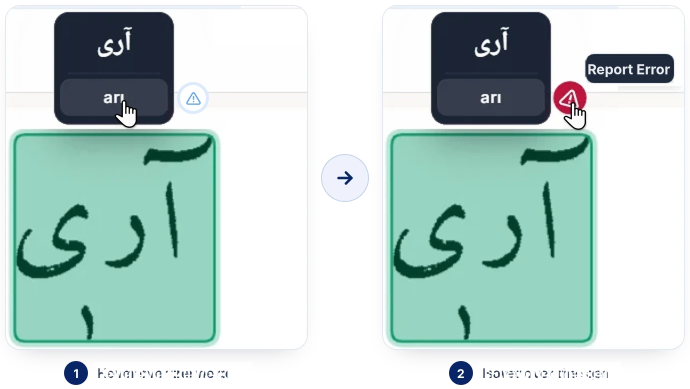
#> input picture assets/kilavuz-en/c5-adimlar.webp, 1380 x 778 px, found by its file name (shown at 1/2 size)
$ python s_c5adimlar.py
#> lines starting #> are read from the running program, lines starting #| are printed output that depends on the picture
### tools/guide-images/tool.py
"""Ekran görüntülerindeki Türkçe arayüz metinlerini İngilizceleriyle değiştirir.

Akış (her metin için):
 1) Türkçe metin, verilen biçim adaylarıyla Chromium'da basılır (saydam zemin).
 2) Basılan desenin alfa maskesi görselde aranır (FFT ile normalize çapraz korelasyon).
    En yüksek skoru veren biçim = görselin gerçek biçimi. Skor, ölçümün doğruluğunu
    kendiliğinden bildirir; göz kararı yok.
 3) Eşleşen kutu, çevresinden örneklenen zemin rengiyle silinir.
 4) İngilizce metin aynı biçimle basılıp aynı hizada (sol/orta/sağ) yerleştirilir.
"""
import json, os, subprocess, itertools, hashlib
import numpy as np
from PIL import Image
import ncc

SC = os.path.dirname(os.path.abspath(__file__))
CACHE = os.path.join(SC, 'rcache')
os.makedirs(CACHE, exist_ok=True)

def _key(j):
    return hashlib.md5(json.dumps(j, sort_keys=True, ensure_ascii=False).encode()).hexdigest()[:16]

def render_many(specs):
    """specs: [{text,family,weight,size,color,ls,style,transform,dsf}] -> [png path]"""
    jobs=[]; paths=[]
    for s in specs:
        s = dict(s); s.setdefault('color','#000000'); s.setdefault('ls',0)
        s.setdefault('weight','400'); s.setdefault('family','Inter'); s.setdefault('dsf',1)
        s.setdefault('style','normal'); s.setdefault('transform','none'); s.setdefault('lh',1.2)
        s.setdefault('html','')
        p = os.path.join(CACHE, _key(s)+'.png'); paths.append(p)
        if not os.path.exists(p):
            j = dict(s); j['out']=p; jobs.append(j)
    if jobs:
        f=os.path.join(SC,'_jobs_%d.json'%os.getpid()); json.dump(jobs, open(f,'w'), ensure_ascii=False)
        r=subprocess.run(['node', os.path.join(SC,'render.js'), f], capture_output=True, text=True, cwd=SC)
        if r.returncode: raise RuntimeError(r.stderr[-2000:])
    return paths

def alpha(p):
    im = Image.open(p).convert('RGBA')
    return np.asarray(im, dtype=np.float32)[:,:,3]/255.0

class Shot:
    def __init__(self, path):
        self.path = path
        self.im = Image.open(path)
#> self.im is the input picture: PIL image 1380x778 RGBA; mean R, G, B, A 143.2, 165.2, 161.7, 202.4
        self.mode = self.im.mode
#> self.mode = 'RGBA'
        if self.mode=='RGBA':
            self.a = self.im.split()[3]
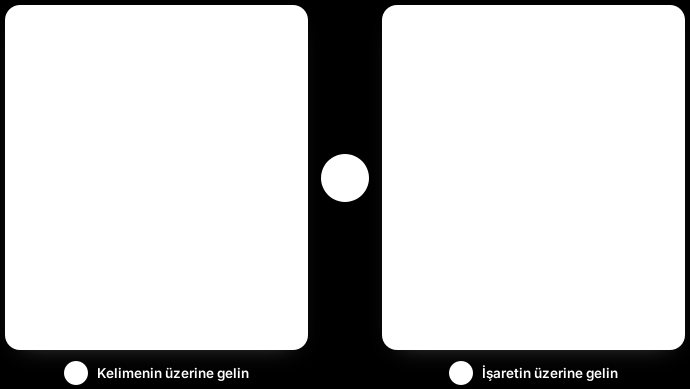
#> self.a: PIL image 1380x778 L (shown at 1/2 size); min 0, max 255, mean 202.4
            flat = Image.new('RGB', self.im.size, (255,255,255)); flat.paste(self.im, (0,0), self.im)
#> after `flat = Image.new('RGB', self.im.size, (255, 255, 255))`: flat: PIL image 1380x778 RGB; every value is 255
            self.orig = self.im.convert('RGB')     # dokunulmayan pikseller için
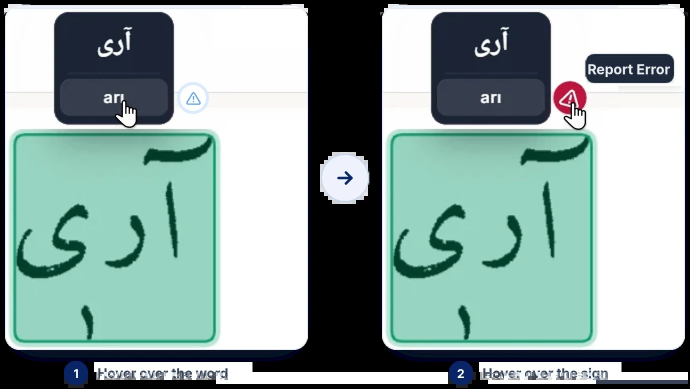
#> self.orig: PIL image 1380x778 RGB (shown at 1/2 size); mean R, G, B 143.2, 165.2, 161.7
            self.rgb = flat                        # eşleştirme ve düzenleme için
        else:
            self.rgb = self.im.convert('RGB'); self.a = None; self.orig = None
        self.arr = np.asarray(self.rgb, dtype=np.float32)
        self.log=[]

    def ink(self, bg):
        return np.abs(self.arr - np.array(bg,dtype=np.float32)).max(axis=2)/255.0

    def _scene(self, region, bg):
        d = self.ink(bg)
        return d

    # [60 lines left out: functions fit, sample_colors, replace, save, not called in this run]

# --- ölçek uyumlu eşleştirme: özgün görseller 2x çekilip küçültülmüş ---
from PIL import Image as _I

def _alpha_im(p):
    return _I.open(p).convert('RGBA').split()[3]

# [5 lines left out: function scaled_alpha, not called in this run]

def fit_scaled(shot, text, style, rs, region=None, bg=(255,255,255)):
    """Tek render (dsf=2) + farklı küçültme oranlarıyla eşleştirme."""
    sp = dict(style); sp.update(text=text, dsf=2, color='#000000')
    p = render_many([sp])[0]
    scene = shot.ink(bg)
    out=[]
    for r in rs:
        t = scaled_alpha(p, r)
        if region and (t.shape[0]>region[2]-region[0] or t.shape[1]>region[3]-region[1]): continue
        if t.shape[0]>scene.shape[0] or t.shape[1]>scene.shape[1]: continue
        sc,y,x = ncc.best_fast(scene, t, region)
        out.append((sc,y,x,r,p,t.shape))
    out.sort(key=lambda z:-z[0])
    ref=[]
    for sc,y,x,r,p2,shp in out[:12]:
        t = scaled_alpha(p2, r)
        sc2,y2,x2 = ncc.best(scene, t, region)
        ref.append((sc2,y2,x2,r,p2,t.shape))
    ref.sort(key=lambda z:-z[0])
    return ref + out[4:]

# [112 lines left out: functions replace_scaled, peaks_scaled, fit_grid, widen, narrow, text_width, not called in this run]

### tools/guide-images/drive.py
"""Görsel başına değişim listesini uygular ve eşleşme skorlarını yazar."""
import os, sys
sys.path.insert(0, os.path.dirname(os.path.abspath(__file__)))
import tool

RS = [round(0.24+0.03*i,2) for i in range(47)]

def grid(ws=('400','500','600','700','800'), szs=(11,12,13,14,15), lss=(0,)):
    return [dict(family='Inter',weight=w,size=s,ls=l) for w in ws for s in szs for l in lss]

def run(src, out, specs, verbose=True):
    s = tool.Shot(src)
    rep = []
    for sp in specs:
        tr, en = sp['tr'], sp['en']
        bg = tuple(sp.get('bg',(255,255,255)))
        region = sp.get('region')
        rs = sp.get('rs', RS)
        if sp.get('grid'):
            best = tool.fit_grid(s, tr, sp['grid'], rs, region=region, bg=bg, top=1)[0]
            sc, y, x, r, p, style = best
            hits = [(sc,y,x)]
        else:
            style = dict(family=sp.get('family','Inter'), weight=str(sp.get('weight','400')),
                         size=sp.get('size',15), ls=sp.get('ls',0), style=sp.get('style','normal'),
                         transform=sp.get('transform','none'))
            sc, y, x, r, p, shp = tool.fit_scaled(s, tr, style, rs, region=region, bg=bg)[0]
            hits = [(sc,y,x)]
        n = sp.get('count', 1)
        if n > 1:
            pk, p, shp = tool.peaks_scaled(s, tr, style, r, thr=sp.get('thr',0.82), region=region, bg=bg, maxn=n+4)
            hits = pk[:n]
        else:
            stt = dict(style); stt.update(text=tr, dsf=2, color='#000000')
            p = tool.render_many([stt])[0]
        for (hsc,hy,hx) in hits:
            tool.replace_scaled(s, hy, hx, p, r, en, style, color=sp.get('color'), bg=sp.get('fill'),
                                anchor=sp.get('anchor','left'), pad=sp.get('pad',3),
                                dy=sp.get('dy',0), dx=sp.get('dx',0))
            rep.append((tr,en,round(hsc,3),hx,hy,round(r,3)))
            if verbose:
                flag = '  ' if hsc>=0.85 else '!!'
                print(f" {flag}{hsc:.3f} r={r:.2f} ({hx},{hy}) {tr[:34]!r} → {en[:34]!r}"
                      + (f" w={style['weight']} sz={style['size']} ls={style['ls']}" if sp.get('grid') else ''))
    s.save(out)
    return rep

### tools/guide-images/examples/s_c5adimlar.py
"""Örnek: c5-adimlar — SAYDAM zeminde duran metin.

Bu görselin alttaki iki adım yazısı saydam bir bant üzerinde duruyor: harf
şekilleri RGB'de değil ALFA kanalında. Shot.save() özgün alfayı geri koyduğu
için, yalnız RGB'yi silmek Türkçe yazıyı silmiyordu; İngilizcesi üstüne binip
okunmaz hâle geliyordu (32d4ab4'te üretilen görselde böyleydi).

tool.replace_scaled artık kutunun alfasını da temizleyip yeni metnin alfasını
ekliyor, bu yüzden aynı akış saydam zeminde de doğru çalışıyor. Balon yazısı
opak zeminde; aynı çağrı onu da doğru ele alıyor.
"""
import os, sys; sys.path.insert(0, os.path.join(os.path.dirname(os.path.abspath(__file__)), '..'))
from drive import run

A = os.path.join(os.path.dirname(os.path.abspath(__file__)), '..', '..', '..', 'assets')
SRC = os.path.join(A, 'kilavuz', 'c5-adimlar.webp')
OUT = os.path.join(A, 'kilavuz-en', 'c5-adimlar.webp')

run(SRC, OUT, [
 # alttaki adım yazıları: saydam bant, sola hizalı
 dict(tr='Kelimenin üzerine gelin', en='Hover over the word', anchor='left',
      family='Inter', weight='700', size=17, rs=[0.78], region=(690,0,778,1380)),
 dict(tr='İşaretin üzerine gelin', en='Hover over the sign', anchor='left',
      family='Inter', weight='700', size=17, rs=[0.78], region=(690,0,778,1380)),
 # balon: opak koyu zemin, İngilizcesi daha geniş olduğu için ortalanır
 dict(tr='Hata bildir', en='Report Error', anchor='center',
      family='Inter', weight='800', size=17, rs=[0.81],
      region=(100,1100,190,1380), bg=(15,23,42)),
])
#> (the call stopped at in render_many, `r=subprocess.run(['node', os.path.join(SC,'render.js'), f], capture_ou..`: subprocess is not available in this run)

$ run again, with assets/kilavuz-en/a-genel.webp copied over assets/kilavuz-en/c5-adimlar.webp
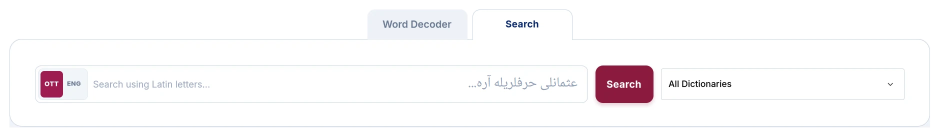
#> input picture assets/kilavuz-en/a-genel.webp, 1879 x 273 px, found by its file name (shown at 1/2 size)
#> in __init__, self.im is the input picture: PIL image 1879x273 RGBA; mean R, G, B, A 175.2, 173.3, 174.6, 173.7
#> in __init__, `self.a = self.im.split()[3]`:
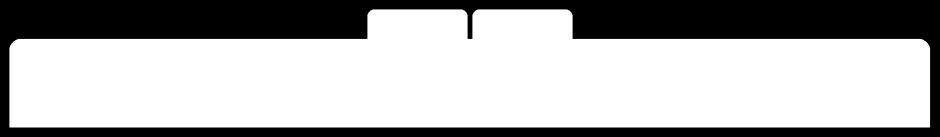
#> self.a: PIL image 1879x273 L (shown at 1/2 size); min 0, max 255, mean 173.7
#> flat: PIL image 1879x273 RGB; every value is 255
#> in __init__, `self.orig = self.im.convert('RGB')`:
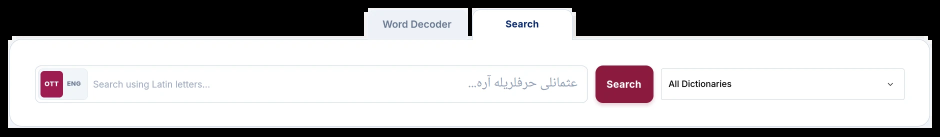
#> self.orig: PIL image 1879x273 RGB (shown at 1/2 size); mean R, G, B 175.2, 173.3, 174.6

$ run again, with assets/kilavuz-en/a3-1.webp copied over assets/kilavuz-en/c5-adimlar.webp
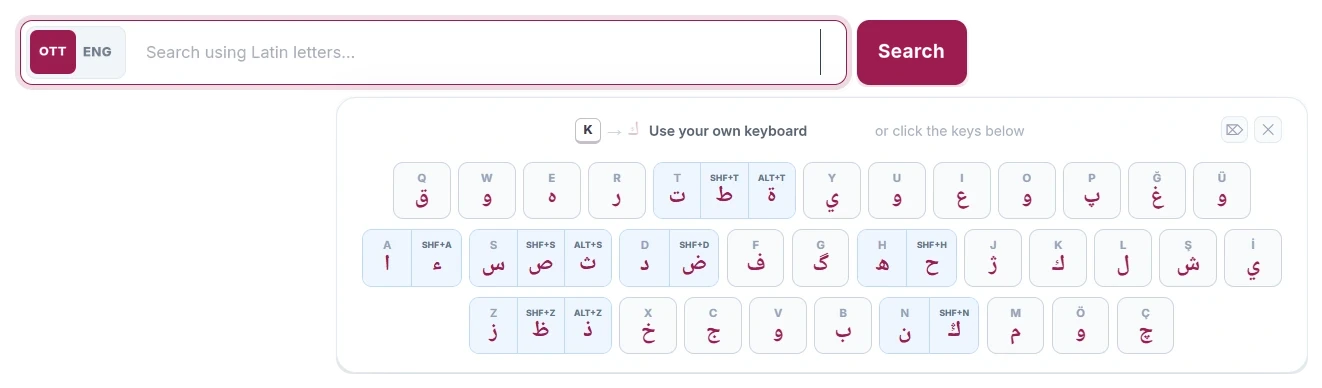
#> input picture assets/kilavuz-en/a3-1.webp, 1322 x 388 px, found by its file name
#> in __init__, self.im is the input picture: PIL image 1322x388 RGBA; mean R, G, B, A 247, 245, 247.5, 170.4
#> in __init__, `self.a = self.im.split()[3]`:
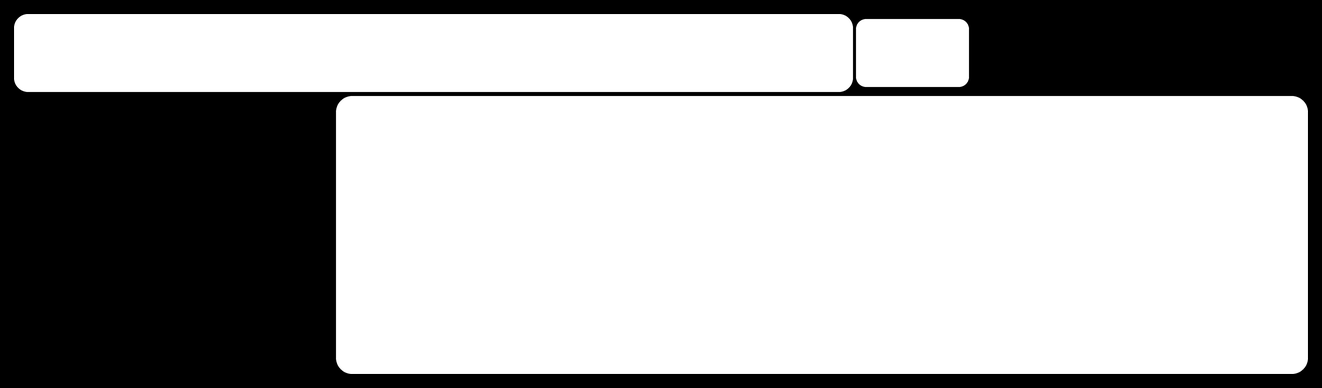
#> self.a: PIL image 1322x388 L; min 0, max 255, mean 170.4
#> flat: PIL image 1322x388 RGB; every value is 255
